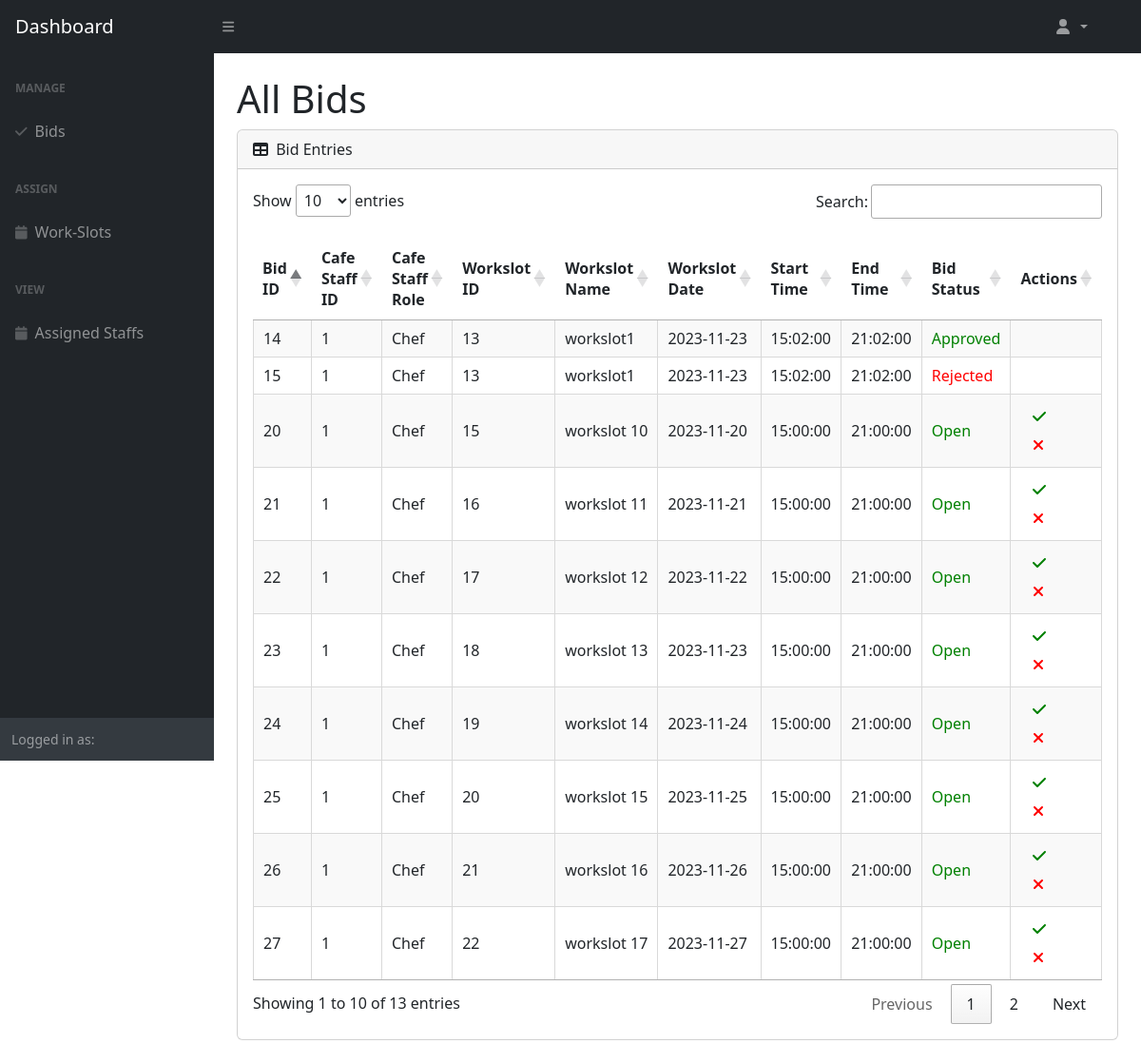
Before: /src/Boundary/CafeManagerViewBidPage.php with the older database file.
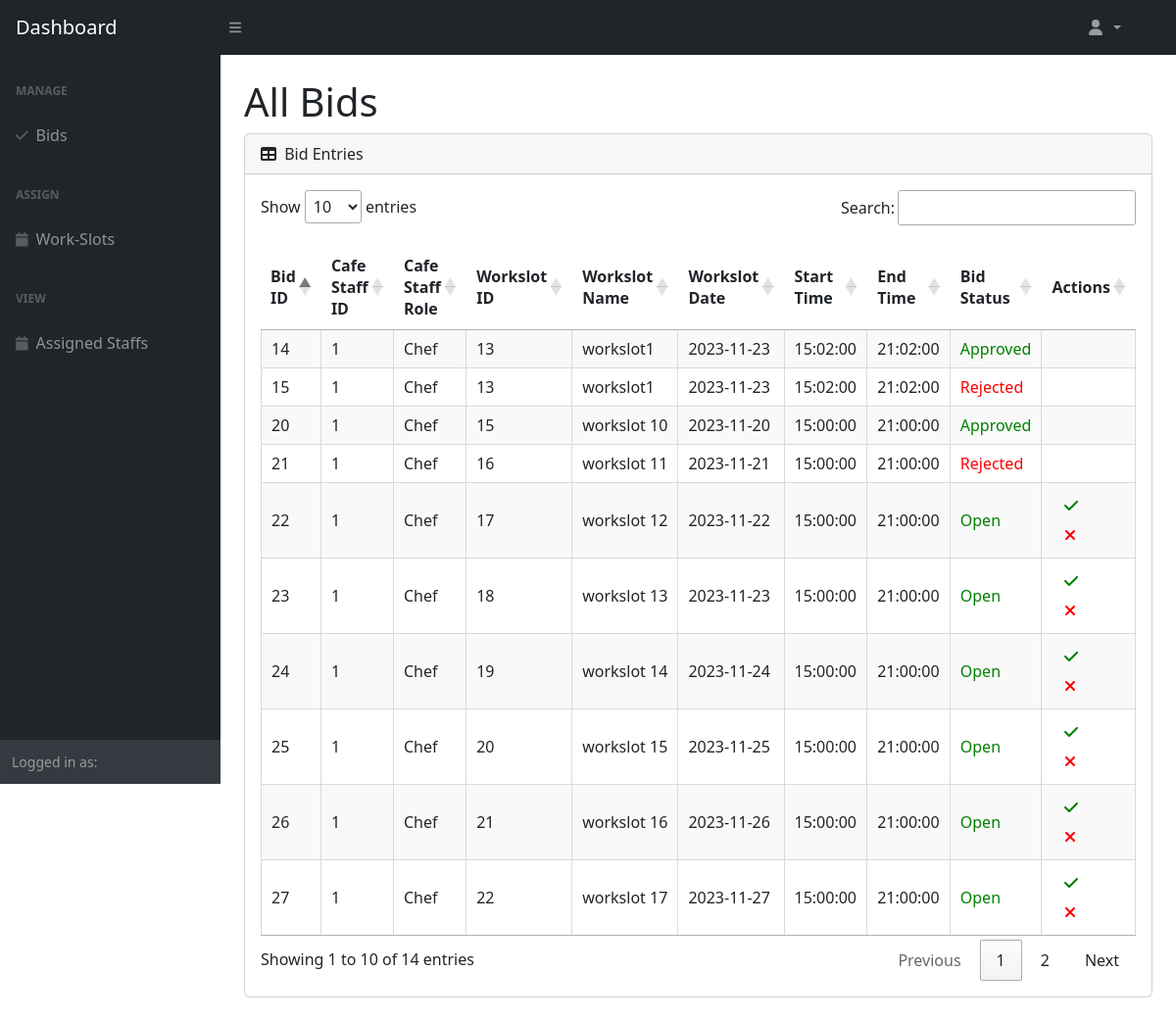
After: the same page with the newer database file.
### tables this page shows
CREATE TABLE `staff_bid_workslot` (
  `staff_bid_workslot_id` int(11) NOT NULL,
  `cafe_staff_id` int(11) NOT NULL,
  `workslot_id` int(11) NOT NULL,
  `bid_role` enum('Chef','Cashier','Waiter') NOT NULL,
  `bid_status` enum('Open','Approved','Rejected') NOT NULL
);

CREATE TABLE `cafe_staff` (
  `cafe_staff_id` int(11) NOT NULL,
  `user_id` int(11) NOT NULL,
  `role` enum('Chef','Cashier','Waiter') DEFAULT NULL
);

CREATE TABLE `workslot` (
  `workslot_id` int(11) NOT NULL,
  `workslot_name` varchar(255) NOT NULL,
  `chef_qty` int(11) NOT NULL DEFAULT 0,
  `cashier_qty` int(11) NOT NULL DEFAULT 0,
  `waiter_qty` int(11) NOT NULL DEFAULT 0,
  `workslot_date` date NOT NULL,
  `start_time` time NOT NULL,
  `end_time` time NOT NULL
);

### src/Entity/Bid.php (called while the page is built, shortened)
<?php
class Bid {
    public function getBids() {
        $DAO = new DAO();
        $connection = $DAO->get_connection();
        $sql = "SELECT `staff_bid_workslot_id`, `staff_bid_workslot`.`cafe_staff_id`, `cafe_staff`.`role`, `staff_bid_workslot`.`workslot_id`, `workslot_name`, `workslot_date`, `start_time`, `end_time`, `bid_status` FROM `staff_bid_workslot`
        LEFT JOIN `workslot` ON `staff_bid_workslot`.`workslot_id` = `workslot`.`workslot_id`
        LEFT JOIN `cafe_staff` ON `staff_bid_workslot`.`cafe_staff_id` = `cafe_staff`.`cafe_staff_id`;";
        return $connection->query($sql);
    }
}
?>

### src/Controller/CafeManagerViewBidController.php (called while the page is built)
<?php
include_once "../Entity/Bid.php";
class CafeManagerViewBidController {
    public function getBids() {
        $bid = new Bid();
        return $bid->getBids();
    }
}
?>

### src/Boundary/CafeManagerViewBidPage.php (the view, shortened to what this page needs)
<link rel="stylesheet" href="https://cdn.datatables.net/1.13.6/css/jquery.dataTables.min.css">
<link rel="stylesheet" href="https://cdn.jsdelivr.net/npm/sweetalert2@11/dist/sweetalert2.min.css">
<?php
include_once "../Controller/CafeManagerViewBidController.php";
$viewBidController = new CafeManagerViewBidController();
$allBids = $viewBidController->getBids();
?>
<body class="sb-nav-fixed">
    <?php
        require "CafeManagerNav.php";
    ?>
    <div id="layoutSidenav_content">
        <main>
        <div class="container-fluid px-4">
            <h1 class="mt-4">All Bids</h1>
            <div class="card mb-4">
                <div class="card-header">
                    <i class="fas fa-table me-1"></i>
                    Bid Entries
                </div>
                <div class="card-body">
                    <table class="cell-border stripe" id="dataTable" width="100%" cellspacing="0">
                        <thead>
                            <tr>
                                <th>Bid ID</th>
                                <th>Cafe Staff ID</th>
                                <th>Cafe Staff Role</th>
                                <th>Workslot ID</th>
                                <th>Workslot Name</th>
                                <th>Workslot Date</th>
                                <th>Start Time</th>
                                <th>End Time</th>
                                <th>Bid Status</th>
                                <th>Actions</th>
                            </tr>
                        </thead>
                        <tbody>
                            <?php
                            while ($bid = $allBids->fetch_assoc()) {
                                $statusStyle = ($bid['bid_status'] === 'Open' || $bid['bid_status'] === 'Approved') ? 'color: green;' : 'color: red;';
                                echo "<tr>
                                        <td>{$bid['staff_bid_workslot_id']}</td>
                                        <td>{$bid['cafe_staff_id']}</td>
                                        <td>{$bid['role']}</td>
                                        <td>{$bid['workslot_id']}</td>
                                        <td>{$bid['workslot_name']}</td>
                                        <td>{$bid['workslot_date']}</td>
                                        <td>{$bid['start_time']}</td>
                                        <td>{$bid['end_time']}</td>
                                        <td style='{$statusStyle}'>{$bid['bid_status']}</td>
                                        <td>";
                                        if($bid['bid_status'] == 'Open') {
                                            echo "<button class='btn' style='color: green' onclick='confirmApprove({$bid['staff_bid_workslot_id']})'><i class='fas fa-check'></i></button>";
                                            echo "<button class='btn' style='color: red' onclick='confirmReject({$bid['staff_bid_workslot_id']})'><i class='fas fa-close'></i></button>";
                                        }
                                        echo "</td>";
                                    echo "</tr>";
                            }
                            ?>
                        </tbody>
                    </table>
                </div>
            </div>
        </div>
        </main>
    </div>
</body>

Changed rows visible on the page:
changed staff_bid_workslot "workslot 10": bid_status "Open" → "Approved"
changed staff_bid_workslot "workslot 11": bid_status "Open" → "Rejected"
Other visible differences:
text written by a page script: "Show entries Search: Showing 1 to 10 of 13 entries Previous 1 2 Next" → "Show entries Search: Showing 1 to 10 of 14 entries Previous 1 2 Next"
